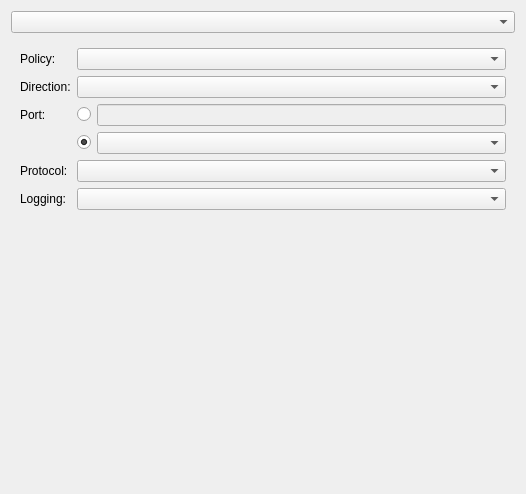
<?xml version="1.0" encoding="UTF-8"?>
<ui version="4.0">
 <class>RuleWidget</class>
 <widget class="QWidget" name="RuleWidget">
  <property name="geometry">
   <rect>
    <x>0</x>
    <y>0</y>
    <width>526</width>
    <height>494</height>
   </rect>
  </property>
  <layout class="QVBoxLayout" name="verticalLayout_2">
   <item>
    <widget class="QComboBox" name="ruleType"/>
   </item>
   <item>
    <widget class="UFW::StackedWidget" name="stackedWidget">
     <property name="currentIndex">
      <number>0</number>
     </property>
     <widget class="QWidget" name="page_2">
      <layout class="QFormLayout" name="formLayout">
       <item row="0" column="0">
        <widget class="QLabel" name="label_9">
         <property name="text">
          <string>Policy:</string>
         </property>
        </widget>
       </item>
       <item row="0" column="1">
        <widget class="QComboBox" name="simplePolicy"/>
       </item>
       <item row="1" column="0">
        <widget class="QLabel" name="label_7">
         <property name="text">
          <string>Direction:</string>
         </property>
        </widget>
       </item>
       <item row="1" column="1">
        <widget class="QComboBox" name="simpleDirection"/>
       </item>
       <item row="6" column="0">
        <widget class="QLabel" name="simpleLoggingLabel">
         <property name="text">
          <string>Logging:</string>
         </property>
        </widget>
       </item>
       <item row="6" column="1">
        <widget class="QComboBox" name="simpleLogging"/>
       </item>
       <item row="7" column="0">
        <spacer name="verticalSpacer_2">
         <property name="orientation">
          <enum>Qt::Vertical</enum>
         </property>
         <property name="sizeHint" stdset="0">
          <size>
           <width>20</width>
           <height>40</height>
          </size>
         </property>
        </spacer>
       </item>
       <item row="5" column="1">
        <widget class="QComboBox" name="simpleProtocol"/>
       </item>
       <item row="5" column="0">
        <widget class="QLabel" name="label_13">
         <property name="text">
          <string>Protocol:</string>
         </property>
        </widget>
       </item>
       <item row="2" column="1">
        <layout class="QHBoxLayout" name="horizontalLayout_3x">
         <property name="spacing">
          <number>6</number>
         </property>
         <item>
          <widget class="QRadioButton" name="simplePortRadio">
           <property name="sizePolicy">
            <sizepolicy hsizetype="Maximum" vsizetype="Fixed">
             <horstretch>0</horstretch>
             <verstretch>0</verstretch>
            </sizepolicy>
           </property>
           <property name="text">
            <string/>
           </property>
          </widget>
         </item>
         <item>
          <widget class="QLineEdit" name="lineEdit_5">
           <property name="enabled">
            <bool>false</bool>
           </property>
          </widget>
         </item>
        </layout>
       </item>
       <item row="2" column="0">
        <widget class="QLabel" name="label_14">
         <property name="text">
          <string>Port:</string>
         </property>
        </widget>
       </item>
       <item row="4" column="1">
        <layout class="QHBoxLayout" name="horizontalLayout_5x">
         <item>
          <widget class="QRadioButton" name="simpleProfileRadio">
           <property name="sizePolicy">
            <sizepolicy hsizetype="Maximum" vsizetype="Fixed">
             <horstretch>0</horstretch>
             <verstretch>0</verstretch>
            </sizepolicy>
           </property>
           <property name="text">
            <string/>
           </property>
           <property name="checked">
            <bool>true</bool>
           </property>
          </widget>
         </item>
         <item>
          <widget class="UFW::ComboBox" name="simpleProfile">
           <property name="enabled">
            <bool>true</bool>
           </property>
           <property name="sizeAdjustPolicy">
            <enum>QComboBox::AdjustToContents</enum>
           </property>
          </widget>
         </item>
        </layout>
       </item>
      </layout>
     </widget>
     <widget class="QWidget" name="page_3">
      <layout class="QFormLayout" name="formLayout_2">
       <item row="0" column="0">
        <widget class="QLabel" name="label_12">
         <property name="text">
          <string>Policy:</string>
         </property>
        </widget>
       </item>
       <item row="0" column="1">
        <widget class="QComboBox" name="advancedPolicy"/>
       </item>
       <item row="1" column="0">
        <widget class="QLabel" name="label_10">
         <property name="text">
          <string>Direction:</string>
         </property>
        </widget>
       </item>
       <item row="1" column="1">
        <widget class="QComboBox" name="advancedDirection"/>
       </item>
       <item row="2" column="0" colspan="2">
        <layout class="QHBoxLayout" name="horizontalLayout">
         <item>
          <widget class="QGroupBox" name="groupBox_3x">
           <property name="title">
            <string>Source</string>
           </property>
           <layout class="QFormLayout" name="formLayout_4x">
            <property name="topMargin">
             <number>5</number>
            </property>
            <item row="0" column="0">
             <widget class="QLabel" name="label_5x">
              <property name="text">
               <string>Address:</string>
              </property>
             </widget>
            </item>
            <item row="0" column="1">
             <widget class="QRadioButton" name="advancedSrcAnyHostRadio">
              <property name="text">
               <string>Any address</string>
              </property>
              <property name="checked">
               <bool>true</bool>
              </property>
              <property name="autoExclusive">
               <bool>false</bool>
              </property>
             </widget>
            </item>
            <item row="1" column="1">
             <layout class="QHBoxLayout" name="horizontalLayout_6xa">
              <item>
               <widget class="QRadioButton" name="advancedSrcHostRadio">
                <property name="text">
                 <string/>
                </property>
                <property name="autoExclusive">
                 <bool>false</bool>
                </property>
               </widget>
              </item>
              <item>
               <widget class="QLineEdit" name="lineEdit">
                <property name="enabled">
                 <bool>false</bool>
                </property>
                <property name="clearButtonEnabled">
                 <bool>false</bool>
                </property>
               </widget>
              </item>
             </layout>
            </item>
            <item row="2" column="1">
             <widget class="QRadioButton" name="advancedSrcAnyPortRadio">
              <property name="text">
               <string>Any port</string>
              </property>
              <property name="checked">
               <bool>true</bool>
              </property>
              <property name="autoExclusive">
               <bool>false</bool>
              </property>
             </widget>
            </item>
            <item row="2" column="0">
             <widget class="QLabel" name="label_8x">
              <property name="text">
               <string>Port:</string>
              </property>
             </widget>
            </item>
            <item row="3" column="1">
             <layout class="QHBoxLayout" name="horizontalLayout_4x">
              <item>
               <widget class="QRadioButton" name="advancedSrcPortRadio">
                <property name="text">
                 <string/>
                </property>
                <property name="autoExclusive">
                 <bool>false</bool>
                </property>
               </widget>
              </item>
              <item>
               <widget class="QLineEdit" name="lineEdit_2">
                <property name="enabled">
                 <bool>false</bool>
                </property>
               </widget>
              </item>
             </layout>
            </item>
            <item row="4" column="1">
             <layout class="QHBoxLayout" name="horizontalLayout_6x">
              <item>
               <widget class="QRadioButton" name="advancedSrcProfileRadio">
                <property name="text">
                 <string/>
                </property>
                <property name="autoExclusive">
                 <bool>false</bool>
                </property>
               </widget>
              </item>
              <item>
               <widget class="UFW::ComboBox" name="advancedSrcProfile">
                <property name="enabled">
                 <bool>false</bool>
                </property>
                <property name="sizePolicy">
                 <sizepolicy hsizetype="MinimumExpanding" vsizetype="Fixed">
                  <horstretch>0</horstretch>
                  <verstretch>0</verstretch>
                 </sizepolicy>
                </property>
                <property name="sizeAdjustPolicy">
                 <enum>QComboBox::AdjustToContents</enum>
                </property>
               </widget>
              </item>
             </layout>
            </item>
           </layout>
          </widget>
         </item>
         <item>
          <widget class="QGroupBox" name="groupBox_3">
           <property name="title">
            <string>Destination</string>
           </property>
           <layout class="QFormLayout" name="formLayout_4">
            <property name="fieldGrowthPolicy">
             <enum>QFormLayout::ExpandingFieldsGrow</enum>
            </property>
            <property name="topMargin">
             <number>5</number>
            </property>
            <item row="0" column="0">
             <widget class="QLabel" name="label_5">
              <property name="text">
               <string>Address:</string>
              </property>
             </widget>
            </item>
            <item row="0" column="1">
             <widget class="QRadioButton" name="advancedDestAnyHostRadio">
              <property name="text">
               <string>Any address</string>
              </property>
              <property name="checked">
               <bool>true</bool>
              </property>
              <property name="autoExclusive">
               <bool>false</bool>
              </property>
             </widget>
            </item>
            <item row="1" column="1">
             <layout class="QHBoxLayout" name="horizontalLayout_6xb">
              <item>
               <widget class="QRadioButton" name="advancedDestHostRadio">
                <property name="text">
                 <string/>
                </property>
                <property name="autoExclusive">
                 <bool>false</bool>
                </property>
               </widget>
              </item>
              <item>
               <widget class="QLineEdit" name="lineEdit_3">
                <property name="enabled">
                 <bool>false</bool>
                </property>
               </widget>
              </item>
             </layout>
            </item>
            <item row="2" column="1">
             <widget class="QRadioButton" name="advancedDestAnyPortRadio">
              <property name="text">
               <string>Any port</string>
              </property>
              <property name="checked">
               <bool>true</bool>
              </property>
              <property name="autoExclusive">
               <bool>false</bool>
              </property>
             </widget>
            </item>
            <item row="3" column="1">
             <layout class="QHBoxLayout" name="horizontalLayout_4">
              <item>
               <widget class="QRadioButton" name="advancedDestPortRadio">
                <property name="text">
                 <string/>
                </property>
                <property name="autoExclusive">
                 <bool>false</bool>
                </property>
               </widget>
              </item>
              <item>
               <widget class="QLineEdit" name="lineEdit_4">
                <property name="enabled">
                 <bool>false</bool>
                </property>
               </widget>
              </item>
             </layout>
            </item>
            <item row="4" column="1">
             <layout class="QHBoxLayout" name="horizontalLayout_6">
              <item>
               <widget class="QRadioButton" name="advancedDestProfileRadio">
                <property name="text">
                 <string/>
                </property>
                <property name="autoExclusive">
                 <bool>false</bool>
                </property>
               </widget>
              </item>
              <item>
               <widget class="UFW::ComboBox" name="advancedDestProfile">
                <property name="enabled">
                 <bool>false</bool>
                </property>
                <property name="sizePolicy">
                 <sizepolicy hsizetype="MinimumExpanding" vsizetype="Fixed">
                  <horstretch>0</horstretch>
                  <verstretch>0</verstretch>
                 </sizepolicy>
                </property>
                <property name="sizeAdjustPolicy">
                 <enum>QComboBox::AdjustToContents</enum>
                </property>
               </widget>
              </item>
             </layout>
            </item>
            <item row="2" column="0">
             <widget class="QLabel" name="label_8">
              <property name="text">
               <string>Port:</string>
              </property>
             </widget>
            </item>
           </layout>
          </widget>
         </item>
        </layout>
       </item>
       <item row="3" column="0">
        <widget class="QLabel" name="label_15">
         <property name="text">
          <string>Protocol:</string>
         </property>
        </widget>
       </item>
       <item row="3" column="1">
        <widget class="QComboBox" name="advancedProtocol"/>
       </item>
       <item row="4" column="0">
        <widget class="QLabel" name="label_15x">
         <property name="text">
          <string>Interface:</string>
         </property>
        </widget>
       </item>
       <item row="4" column="1">
        <widget class="QComboBox" name="advancedInterface"/>
       </item>
       <item row="5" column="0">
        <widget class="QLabel" name="advancedLoggingLabel">
         <property name="text">
          <string>Logging:</string>
         </property>
        </widget>
       </item>
       <item row="5" column="1">
        <widget class="QComboBox" name="advancedLogging"/>
       </item>
      </layout>
     </widget>
    </widget>
   </item>
   <item>
    <spacer name="verticalSpacer">
     <property name="orientation">
      <enum>Qt::Vertical</enum>
     </property>
     <property name="sizeHint" stdset="0">
      <size>
       <width>20</width>
       <height>87</height>
      </size>
     </property>
    </spacer>
   </item>
   <item>
    <widget class="KSqueezedTextLabel" name="statusLabel">
     <property name="font">
      <font>
       <italic>true</italic>
      </font>
     </property>
    </widget>
   </item>
  </layout>
 </widget>
 <customwidgets>
  <customwidget>
   <class>KSqueezedTextLabel</class>
   <extends>QLabel</extends>
   <header>ksqueezedtextlabel.h</header>
  </customwidget>
  <customwidget>
   <class>UFW::ComboBox</class>
   <extends>QComboBox</extends>
   <header>combobox.h</header>
   <container>1</container>
  </customwidget>
  <customwidget>
   <class>UFW::StackedWidget</class>
   <extends>QStackedWidget</extends>
   <header>stackedwidget.h</header>
   <container>1</container>
  </customwidget>
 </customwidgets>
 <tabstops>
  <tabstop>ruleType</tabstop>
  <tabstop>simplePolicy</tabstop>
  <tabstop>simpleDirection</tabstop>
  <tabstop>simplePortRadio</tabstop>
  <tabstop>simpleProfileRadio</tabstop>
  <tabstop>simpleProfile</tabstop>
  <tabstop>simpleProtocol</tabstop>
  <tabstop>simpleLogging</tabstop>
  <tabstop>advancedPolicy</tabstop>
  <tabstop>advancedDirection</tabstop>
  <tabstop>advancedSrcAnyHostRadio</tabstop>
  <tabstop>advancedSrcHostRadio</tabstop>
  <tabstop>advancedSrcAnyPortRadio</tabstop>
  <tabstop>advancedSrcPortRadio</tabstop>
  <tabstop>advancedSrcProfileRadio</tabstop>
  <tabstop>advancedSrcProfile</tabstop>
  <tabstop>advancedDestAnyHostRadio</tabstop>
  <tabstop>advancedDestHostRadio</tabstop>
  <tabstop>advancedDestAnyPortRadio</tabstop>
  <tabstop>advancedDestPortRadio</tabstop>
  <tabstop>advancedDestProfileRadio</tabstop>
  <tabstop>advancedDestProfile</tabstop>
  <tabstop>advancedProtocol</tabstop>
  <tabstop>advancedInterface</tabstop>
  <tabstop>advancedLogging</tabstop>
 </tabstops>
 <resources/>
 <connections>
  <connection>
   <sender>simpleProfileRadio</sender>
   <signal>toggled(bool)</signal>
   <receiver>simpleProfile</receiver>
   <slot>setEnabled(bool)</slot>
   <hints>
    <hint type="sourcelabel">
     <x>102</x>
     <y>138</y>
    </hint>
    <hint type="destinationlabel">
     <x>135</x>
     <y>141</y>
    </hint>
   </hints>
  </connection>
  <connection>
   <sender>advancedSrcProfileRadio</sender>
   <signal>toggled(bool)</signal>
   <receiver>advancedSrcProfile</receiver>
   <slot>setEnabled(bool)</slot>
   <hints>
    <hint type="sourcelabel">
     <x>89</x>
     <y>255</y>
    </hint>
    <hint type="destinationlabel">
     <x>148</x>
     <y>258</y>
    </hint>
   </hints>
  </connection>
  <connection>
   <sender>advancedDestProfileRadio</sender>
   <signal>toggled(bool)</signal>
   <receiver>advancedDestProfile</receiver>
   <slot>setEnabled(bool)</slot>
   <hints>
    <hint type="sourcelabel">
     <x>331</x>
     <y>249</y>
    </hint>
    <hint type="destinationlabel">
     <x>360</x>
     <y>251</y>
    </hint>
   </hints>
  </connection>
 </connections>
</ui>
